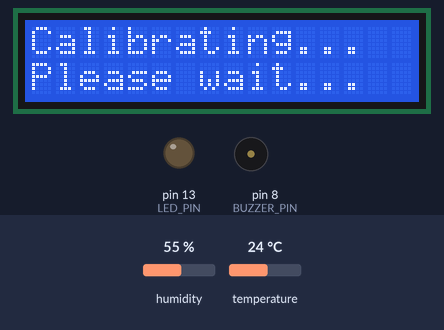
This sketch was run on a simulated Arduino Uno, built with avr-gcc and run on an emulated ATmega328P. Shown: 16×2 character LCD, output pins drawn as LEDs (lit = HIGH), buzzer (waves = sounding, pin HIGH). Dashed ring = blinking. Inputs (shaded band) come from the test bench; at power-on: temperature 24 °C, humidity 55 %.

Above: at 2.1 s.
At 7.7 s:
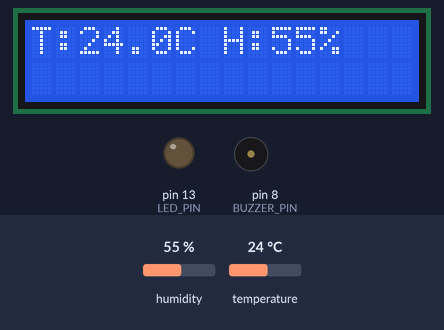
7.8 s: temperature set to 38 °C
At 12.5 s:
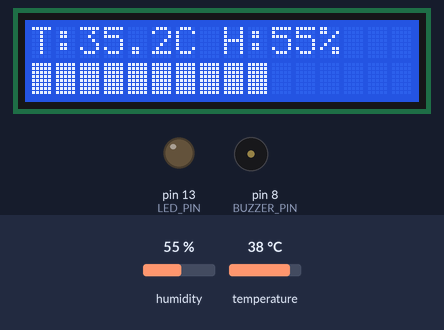
13.1 s: temperature set to 41 °C
17.5 s: humidity set to 88 %
At 22.6 s:
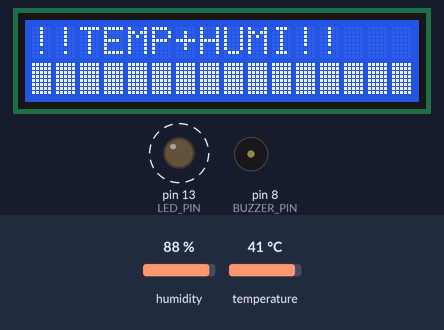
22.8 s: temperature set to 12 °C
At 26.6 s:
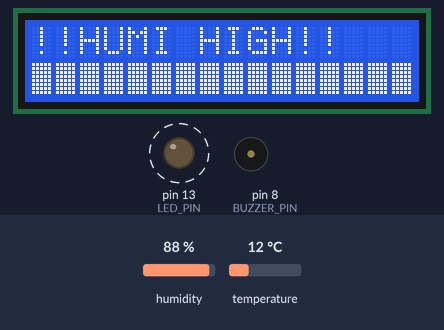
Timing chart, 0 to 29.1 s (numbered marks = the images above; inputs shaded):
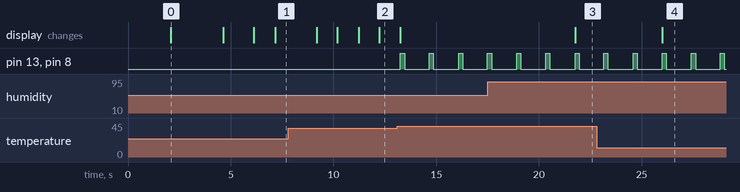

The sketch:

TempHumidityAlarm.ino
```cpp
#include <LiquidCrystal.h>
#include "DHT.h"
#define DHTPIN 7
#define DHTTYPE DHT11
#define LED_PIN 13
#define BUZZER_PIN 8
#define TEMP_LIMIT 30.0
#define HUMI_LIMIT 70.0
#define FILTER_SIZE 5
#define ALARM_THRESHOLD 3 //경보 판정 카운터 임계값
DHT dht(DHTPIN, DHTTYPE);
LiquidCrystal lcd(12, 11, 5, 4, 3, 2);
float tempBuffer[FILTER_SIZE];
float humiBuffer[FILTER_SIZE];
int bufferIndex = 0;
bool bufferFilled = false;
int alarmCounter = 0;
//이동평균 필터: 최근 판독값 평균으로 순간 스파이크 완화
float getAverage(const float* buffer) {
  int count = bufferFilled ? FILTER_SIZE : bufferIndex;
  if (count == 0) return 0;
  float sum = 0;
  for (int i = 0; i < count; i++) sum += buffer[i];
  return sum / count;
}
//경보 카운터 단계(1,2,3)에 따라 5/10/16칸 상태 바를 LCD 2행에 표시
void drawBar(int count) {
  int barLength = 0;
  if (count == 1) barLength = 5;
  else if (count == 2) barLength = 10;
  else if (count == 3) barLength = 16;
  lcd.setCursor(0, 1);
  for (int i = 0; i < 16; i++) {
    lcd.write(i < barLength ? 255 : 32); //255: HD44780 풀 블록 문자
  }
}
void setup() {
  lcd.begin(16, 2);
  dht.begin();
  pinMode(LED_PIN, OUTPUT);
  pinMode(BUZZER_PIN, OUTPUT);
  lcd.setCursor(0, 0);
  lcd.print(F("Smart Home v1.0"));
  lcd.setCursor(0, 1);
  lcd.print(F("Warming up...  "));
  delay(2000);
  lcd.clear();
  //버퍼 사전 충전: 부팅 직후 이동평균 왜곡(초기 이상값 출력) 방지
  lcd.setCursor(0, 0);
  lcd.print(F("Calibrating... "));
  lcd.setCursor(0, 1);
  lcd.print(F("Please wait... "));
  for (int i = 0; i < FILTER_SIZE; i++) {
    delay(500);
    float rawT = dht.readTemperature();
    float rawH = dht.readHumidity();
    //판독 실패 시 재시도: 슬롯에 초기값 0.0이 잔류해 평균을 왜곡하는 것 방지
    int retry = 0;
    while ((isnan(rawT) || isnan(rawH)) && retry++ < 3) {
      delay(2000); //라이브러리 최소 읽기 간격(2s) 경과 후 실제 재판독
      rawT = dht.readTemperature();
      rawH = dht.readHumidity();
    }
    if (isnan(rawT) || isnan(rawH)) { //지속 실패시 모니터링 진행이 무의미하므로 부팅 중단
      lcd.clear();
      lcd.print(F("Sensor Fail!"));
      lcd.setCursor(0, 1);
      lcd.print(F("Check wiring"));
      while (true);
    }
    tempBuffer[i] = rawT;
    humiBuffer[i] = rawH;
  }
  bufferFilled = true;
  bufferIndex = 0;
  lcd.clear();
  lcd.setCursor(0, 0);
  lcd.print(F("  System Ready!"));
  lcd.setCursor(0, 1);
  lcd.print(F("Monitoring...  "));
  delay(1500);
  lcd.clear();
}
void loop() {
  delay(1000);
  float rawH = dht.readHumidity();
  float rawT = dht.readTemperature();
  //통신 실패(NaN)시 에러 표시, 카운터 감쇠, 출력 강제 OFF함으로써 경보 고착 방지
  if (isnan(rawH) || isnan(rawT)) {
    lcd.setCursor(0, 0);
    lcd.print(F("  Sensor Error!"));
    lcd.setCursor(0, 1);
    lcd.print(F(" Check wiring! "));
    if (alarmCounter > 0) alarmCounter--;
    digitalWrite(LED_PIN, LOW);
    digitalWrite(BUZZER_PIN, LOW);
    return;
  }
  //링 버퍼: 최근 FILTER_SIZE개 판독값 유지(동적 할당 없음)
  tempBuffer[bufferIndex] = rawT;
  humiBuffer[bufferIndex] = rawH;
  bufferIndex = (bufferIndex + 1) % FILTER_SIZE;
  if (bufferIndex == 0) bufferFilled = true;
  float t = getAverage(tempBuffer);
  float h = getAverage(humiBuffer);
  //포화 업/다운 카운터: 초과 +1, 정상 -1(임계 도달 시에만 경보)
  //노이즈성 정상값 1회가 판정 이력을 리셋하지 않고 1만 감쇠(오경보 억제)
  if (t > TEMP_LIMIT || h > HUMI_LIMIT) {
    if (alarmCounter < ALARM_THRESHOLD) alarmCounter++;
  } else {
    if (alarmCounter > 0) alarmCounter--;
  }
  bool alarmOn = (alarmCounter >= ALARM_THRESHOLD);
  if (alarmOn) {
    lcd.setCursor(0, 0);
    if (t > TEMP_LIMIT && h > HUMI_LIMIT) {
      lcd.print(F("!!TEMP+HUMI!!  "));
    } else if (t > TEMP_LIMIT) {
      lcd.print(F("!!TEMP HIGH!!  "));
    } else {
      lcd.print(F("!!HUMI HIGH!!  "));
    }
    drawBar(ALARM_THRESHOLD);
    digitalWrite(LED_PIN, HIGH);
    digitalWrite(BUZZER_PIN, HIGH);
    delay(200);
    digitalWrite(LED_PIN, LOW);
    digitalWrite(BUZZER_PIN, LOW);
    delay(200);
  } else {
    lcd.setCursor(0, 0);
    lcd.print(F("T:"));
    lcd.print(t, 1);
    lcd.print(F("C H:"));
    lcd.print(h, 0);
    lcd.print(F("%  "));
    drawBar(alarmCounter);
    digitalWrite(LED_PIN, LOW);
    digitalWrite(BUZZER_PIN, LOW);
  }
}
```

Measured:
- after the input at 7.8 s, the display: first changes after 1.4 s (image 2 shows a later state)
- after the input at 17.5 s, the display: changes after 4.3 s (image 3)
- after the input at 22.8 s, the display: changes after 3.2 s (image 4)
- by itself, pin 13 (LED_PIN), pin 8 (BUZZER_PIN): alternates HIGH for 0.20 s and LOW for 1.2 s
- what the display in image 0 shows lasts 2.5 s, from 2.1 s to 4.6 s
